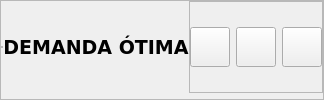
        <widget class="QFrame" name="header_frame">
         <property name="styleSheet">
          <string notr="true"/>
         </property>
         <property name="frameShape">
          <enum>QFrame::StyledPanel</enum>
         </property>
         <property name="frameShadow">
          <enum>QFrame::Raised</enum>
         </property>
         <layout class="QHBoxLayout" name="horizontalLayout_4">
          <property name="spacing">
           <number>0</number>
          </property>
          <property name="leftMargin">
           <number>0</number>
          </property>
          <property name="topMargin">
           <number>0</number>
          </property>
          <property name="rightMargin">
           <number>0</number>
          </property>
          <property name="bottomMargin">
           <number>6</number>
          </property>
          <item alignment="Qt::AlignHCenter|Qt::AlignVCenter">
           <widget class="QFrame" name="frame_11">
            <property name="frameShape">
             <enum>QFrame::StyledPanel</enum>
            </property>
            <property name="frameShadow">
             <enum>QFrame::Raised</enum>
            </property>
            <layout class="QVBoxLayout" name="verticalLayout_9">
             <property name="spacing">
              <number>0</number>
             </property>
             <property name="leftMargin">
              <number>0</number>
             </property>
             <property name="topMargin">
              <number>0</number>
             </property>
             <property name="rightMargin">
              <number>0</number>
             </property>
             <property name="bottomMargin">
              <number>0</number>
             </property>
            </layout>
           </widget>
          </item>
          <item>
           <widget class="QLabel" name="label_9">
            <property name="font">
             <font>
              <family>Verdana</family>
              <pointsize>14</pointsize>
              <weight>75</weight>
              <bold>true</bold>
             </font>
            </property>
            <property name="text">
             <string>DEMANDA ÓTIMA</string>
            </property>
            <property name="alignment">
             <set>Qt::AlignCenter</set>
            </property>
           </widget>
          </item>
          <item alignment="Qt::AlignRight">
           <widget class="QFrame" name="header_nav">
            <property name="styleSheet">
             <string notr="true"/>
            </property>
            <property name="frameShape">
             <enum>QFrame::StyledPanel</enum>
            </property>
            <property name="frameShadow">
             <enum>QFrame::Raised</enum>
            </property>
            <layout class="QHBoxLayout" name="horizontalLayout_5">
             <property name="spacing">
              <number>6</number>
             </property>
             <property name="leftMargin">
              <number>0</number>
             </property>
             <property name="topMargin">
              <number>0</number>
             </property>
             <property name="rightMargin">
              <number>0</number>
             </property>
             <property name="bottomMargin">
              <number>0</number>
             </property>
             <item>
              <widget class="QPushButton" name="pushButton_8">
               <property name="minimumSize">
                <size>
                 <width>40</width>
                 <height>40</height>
                </size>
               </property>
               <property name="maximumSize">
                <size>
                 <width>40</width>
                 <height>40</height>
                </size>
               </property>
               <property name="text">
                <string/>
               </property>
               <property name="icon">
                <iconset>
                 <normaloff>Icons/minimize-2_disabled.png</normaloff>Icons/minimize-2_disabled.png</iconset>
               </property>
               <property name="iconSize">
                <size>
                 <width>30</width>
                 <height>30</height>
                </size>
               </property>
              </widget>
             </item>
             <item>
              <widget class="QPushButton" name="pushButton_7">
               <property name="minimumSize">
                <size>
                 <width>40</width>
                 <height>40</height>
                </size>
               </property>
               <property name="maximumSize">
                <size>
                 <width>40</width>
                 <height>40</height>
                </size>
               </property>
               <property name="text">
                <string/>
               </property>
               <property name="icon">
                <iconset>
                 <normaloff>Icons/maximize-2_disabled.png</normaloff>Icons/maximize-2_disabled.png</iconset>
               </property>
               <property name="iconSize">
                <size>
                 <width>30</width>
                 <height>30</height>
                </size>
               </property>
              </widget>
             </item>
             <item>
              <widget class="QPushButton" name="pushButton_9">
               <property name="minimumSize">
                <size>
                 <width>40</width>
                 <height>40</height>
                </size>
               </property>
               <property name="maximumSize">
                <size>
                 <width>40</width>
                 <height>40</height>
                </size>
               </property>
               <property name="text">
                <string/>
               </property>
               <property name="icon">
                <iconset>
                 <normaloff>Icons/x_disabled.png</normaloff>Icons/x_disabled.png</iconset>
               </property>
               <property name="iconSize">
                <size>
                 <width>30</width>
                 <height>30</height>
                </size>
               </property>
              </widget>
             </item>
            </layout>
           </widget>
          </item>
         </layout>
        </widget>
